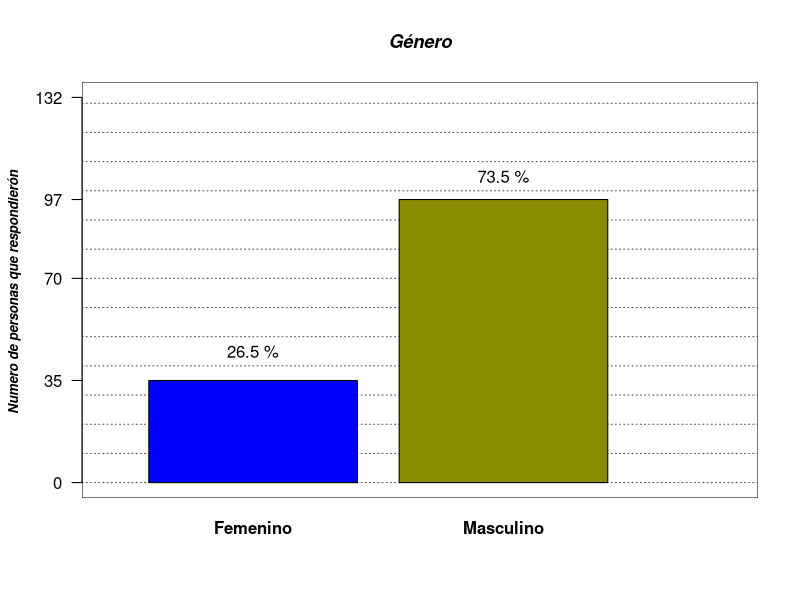
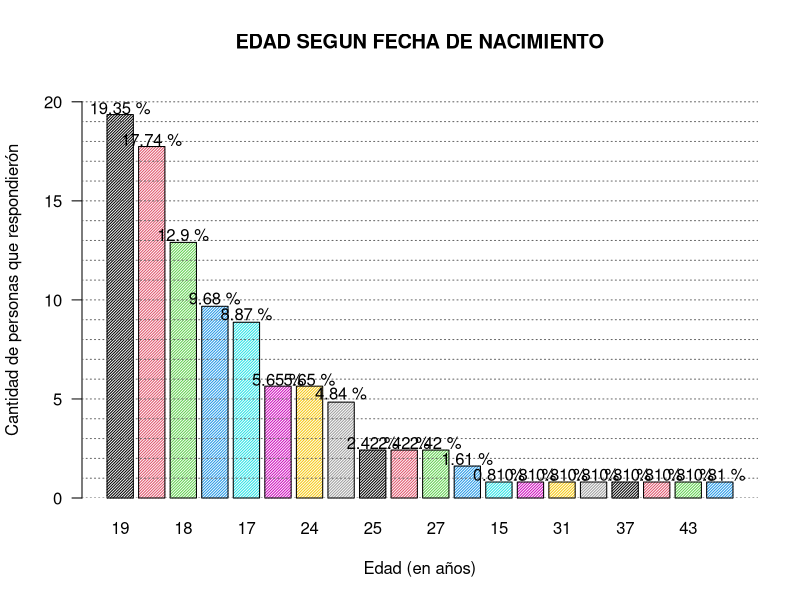
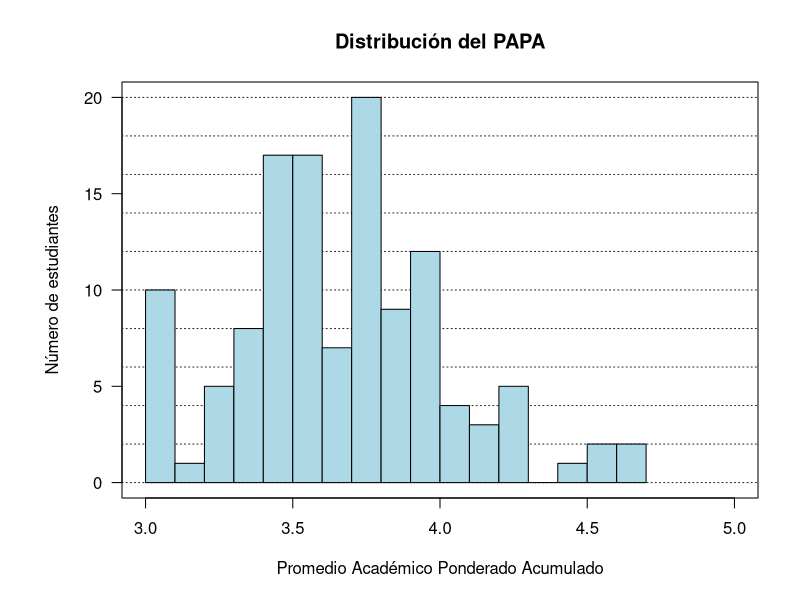
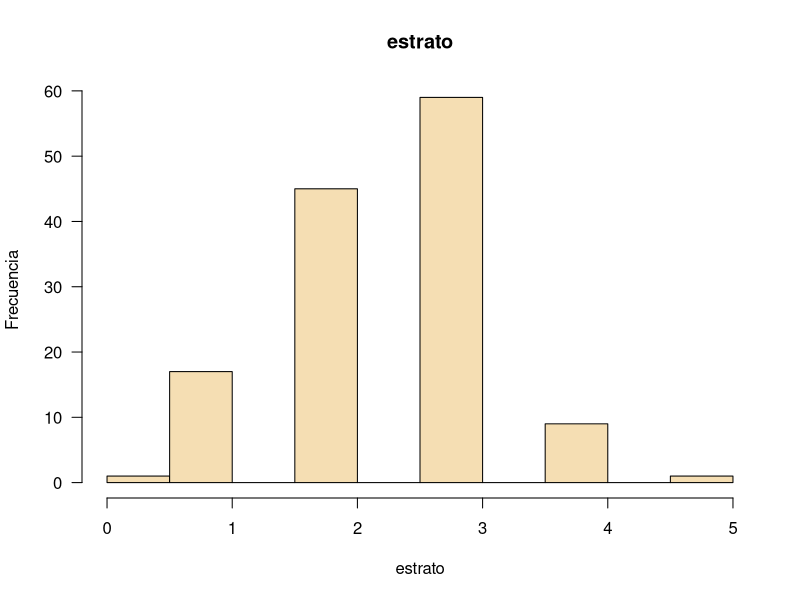
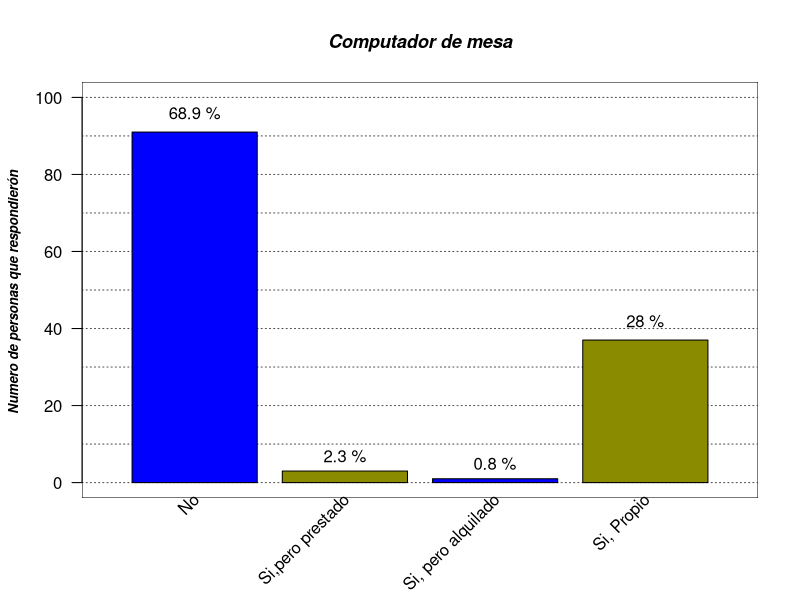
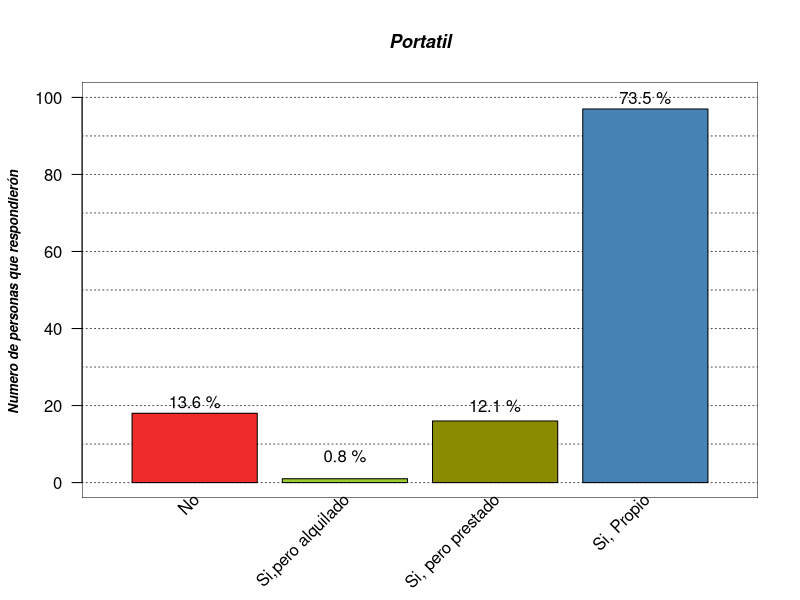
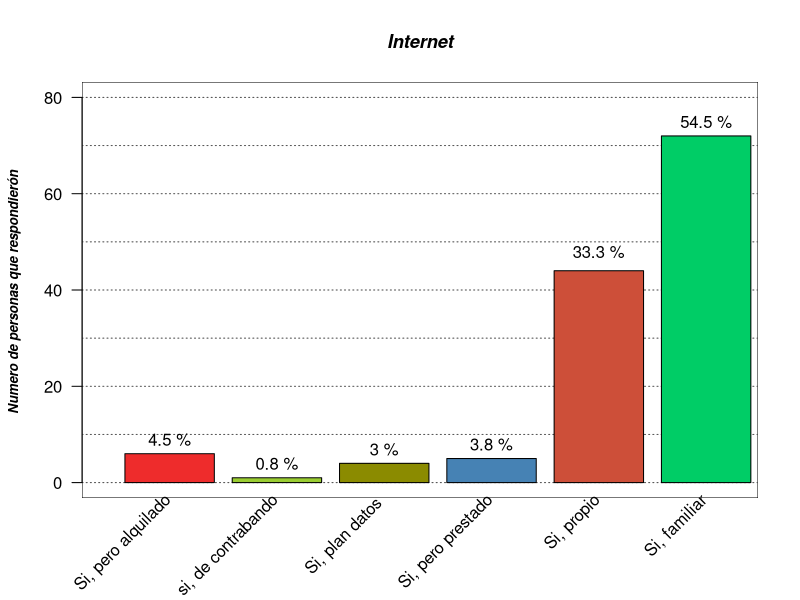
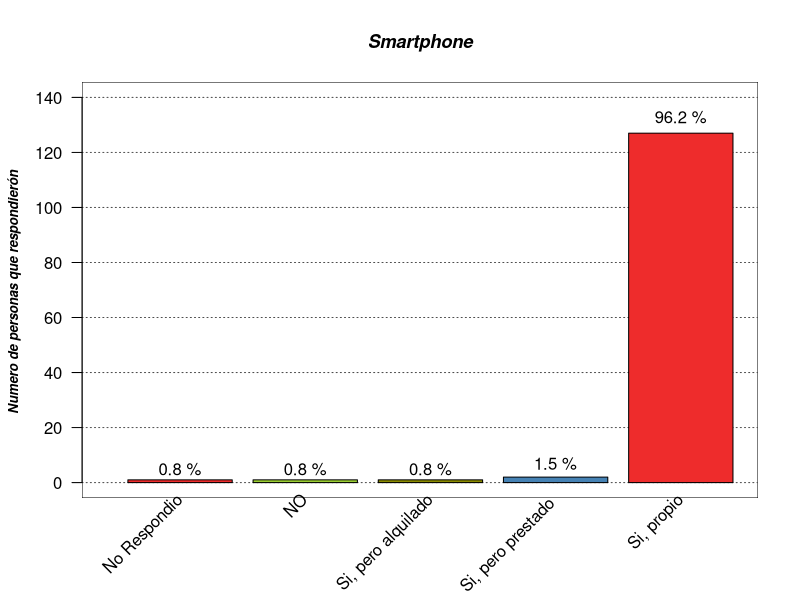

Here is the R script that generated these plots, in order: (Note: this script raises an error after producing the figures.)
## ---- chunk 1
knitr::opts_chunk$set(echo = FALSE,
                      message = FALSE,
                      warning = FALSE)
## ---- chunk 2
library(knitr)
library(ggplot2)
encuesta <- read.csv2("Encuesta_habitos_dep.csv", 
                       encoding = "UTF-8",
                      header = TRUE,
                       dec = ".")
## ---- chunk 3
genero <- table(encuesta$genero)
kable(genero,col.names = c("Genero","Cantidad de Respuestas"))
## ---- chunk 4
parametros_anterior <- par(no.readonly = TRUE)
#grafica de variable genero

par(bg="white")
plot(seq(0,3, length.out = 132), seq(0,132, length.out = 132), type="n",
     main   = "Género",
     
     font.main = 4,
     font.lab  = 4,
     cex.main  = 1.1,
     cex.lab   = 0.8,
     cex.sub   = 0.8,
     axes      = FALSE,
     xlab      = " ",
     ylab      = "Numero de personas que respondierón ",
     
     )

rect(par("usr")[1],par("usr")[3],par("usr")[2],par("usr")[4],col="white")

abline(h   = seq(0,132,10), 
       col = rep("grey30",17), 
       lty = 3,
       
       )

#mostramos con barplot la tabla1
grafica_genero <- barplot(genero,
                col       = c("blue", "yellow4"),
                font.axis = 2,
                axes      = FALSE,
                add       = TRUE
                )
axis(2, at = c(0,35,70,97,132),las = 1)

text(grafica_genero,
     c(45,105),
     labels = paste(round((genero/sum(genero)*100),1),"%")
     )

par(parametros_anterior)
## ---- chunk 5
kable(table(encuesta$edad),col.names = c("Edad","Número de Respuestas"))
## ---- chunk 6
a1 <-table(encuesta$edad)
## ---- chunk 7
b1 <-a1/sum(a1) * 100
## ---- chunk 8
parametros_anterior <- par(no.readonly = TRUE)
colores <-c("#0c67da")
b1<- b1[order(b1, decreasing=TRUE)]
ht <- barplot(b1, 
        las = 1, 
        space = 0.2,
        main = "EDAD SEGUN FECHA DE NACIMIENTO",
        density = 50,
        ylab = "Cantidad de personas que respondierón",
        xlab = "Edad (en años)",
        ylim = c(0,21),
         col = 1:dim(b1))
abline(h = seq(0, 20,1 ), col= rep("grey40",8), lty = 3)
text(ht, c (19.70, 18.1, 13.3, 10.1, 9.3,6,6,5.3,2.8,2.8,2.8,2,1.2,1.2,1.2,1.2,1.2,1.2,1.2,1.2) , labels = paste(round(b1,2),"%"))

par(parametros_anterior)

## ---- chunk 9
kable(table(encuesta$PAPA),col.names = c("PAPA","Frecuencia"))
## ---- chunk 10
param_ant <- par(no.readonly = TRUE)
par(mar = param_ant$mar + c(0, 2, 0, 0))
plot(c(3, 5), c(0, 20), type = "n", xlab = "", ylab = "",
     las = 1)
title(main = "Distribución del PAPA",
     xlab = "Promedio Académico Ponderado Acumulado",
     ylab = "Número de estudiantes")
abline(h = seq(0, 20, 2), col = "gray15", lty = 9)
hist(encuesta$PAPA, nclass = 20,
     col = "lightblue",
     add = TRUE)
par(param_ant)
## ---- chunk 11
papa <- as.numeric(encuesta$PAPA_depurado)
tabla_papa <- sort(table(papa), decreasing = TRUE)
j <- cbind(papa)
k <- summary(papa)
k

## ---- chunk 12
estrato_tabla <- table(encuesta$estrato_depurado)
kable(estrato_tabla,col.names = c("Estrato","Respuestas"))
## ---- chunk 13
estrato <- as.numeric(encuesta$estrato_depurado)
tabla_estrato <- sort(table(estrato), decreasing = TRUE)
parametros_anterior <- par(no.readonly = TRUE)



par(bg = "white")

hist(estrato, main = "estrato",
     xlab = "estrato", ylab = "Frecuencia",
     border = "black",
     col = "wheat",
     las =1,
     xlim = c(0,5))

par(parametros_anterior)

## ---- chunk 14
j <- cbind(estrato)
k <- summary(estrato)
k
## ---- chunk 15
computador_Mesa <- table(encuesta$computador_mesa)
kable(computador_Mesa,col.names = c("Repuesta","Cantidad de Respuestas"))
## ---- chunk 16
parametros_anterior <- par(no.readonly = TRUE)

par(bg="white")

plot(seq(0,10, length.out = 60), seq(0,6, length.out = 60), type="n",
     main   = "Computador de mesa",
     
     font.main = 4,
     font.lab  = 4,
     cex.main  = 1.1,
     cex.lab   = 0.8,
     cex.sub   = 0.8,
     axes      = FALSE,
     xlab      = " ",
     ylab      = "Numero de personas que respondierón ",
     xlim = c(0,5),
     ylim = c(0,100)
     )

rect(par("usr")[1],par("usr")[3],par("usr")[2],par("usr")[4],col="white")

abline(h   = seq(0,100,10), 
       col = rep("grey30",17), 
       lty = 3,
       
       )

Barras_computador <- barplot(computador_Mesa,
                col       = c("blue", "yellow4"),
                font.axis = 2,
                axes      = FALSE,
                add       = TRUE,
                xlim = c(0,5),
                names.arg = ""
                )
axis(2, at = c(),las = 1)

text(Barras_computador,
     c(96,7,5,42),
     labels = paste(round((computador_Mesa/sum(computador_Mesa)*100),1),"%")
     )

text(Barras_computador+0.1,
     par("usr")[3],0.4,
     labels = c("No","Si,pero prestado","Si, pero alquilado","Si, Propio"),
     srt = 45,
     pos = 2,
     xpd = TRUE)

par(parametros_anterior)
## ---- chunk 17
Portatil <- table(encuesta$portatil)
## ---- chunk 18
kable(Portatil,col.names = c("Respuesta","Cantidad de respuestas"))
## ---- chunk 19
parametros_anterior <- par(no.readonly = TRUE)
#Grafica variable portatil

par(bg = "white")
plot(seq(0,10, length.out = 60), seq(0,6, length.out = 60), type="n",
     main   = "Portatil",
     
     font.main = 4,
     font.lab  = 4,
     cex.main  = 1.1,
     cex.lab   = 0.8,
     cex.sub   = 0.8,
     axes      = FALSE,
     xlab      = " ",
     ylab      = "Numero de personas que respondierón ",
     xlim = c(0,5),
     ylim = c(0,100)
     )

rect(par("usr")[1],par("usr")[3],par("usr")[2],par("usr")[4],col="white")

abline(h   = seq(0,100,10), 
       col = rep("grey30",17), 
       lty = 3,
       
       )


Barras_Portatil <- barplot(Portatil,
                           col       = c("firebrick2", "olivedrab3", "yellow4", "steelblue"),
                font.axis = 2,
                axes      = FALSE,
                add       = TRUE,
                xlim = c(0,5),
                names.arg = ""
                )
axis(2, at = c(),las = 1)

text(Barras_Portatil,
     c(21,7,20,100),
     labels = paste(round((Portatil/sum(Portatil)*100),1),"%")
     )

text(Barras_Portatil+0.1,
     par("usr")[3],0.4,
     labels = c("No","Si,pero alquilado","Si, pero prestado","Si, Propio"),
     srt = 45,
     pos = 2,
     xpd = TRUE)

par(parametros_anterior)

## ---- chunk 20
internet <- table(encuesta$internet)
## ---- chunk 21
kable(internet,col.names = c("Respuestas","Cantidad de respuestas"))
## ---- chunk 22
parametros_anterior <- par(no.readonly = TRUE)
#Grafica variable internet

par(bg = "white")
plot(seq(0,10, length.out = 60), seq(0,6, length.out = 60), type="n",
     main   = "Internet",
     
     font.main = 4,
     font.lab  = 4,
     cex.main  = 1.1,
     cex.lab   = 0.8,
     cex.sub   = 0.8,
     axes      = FALSE,
     xlab      = " ",
     ylab      = "Numero de personas que respondierón ",
     xlim = c(0,7),
     ylim = c(0,80)
     )

rect(par("usr")[1],par("usr")[3],par("usr")[2],par("usr")[4],col="white")

abline(h   = seq(0,100,10), 
       col = rep("grey30",17), 
       lty = 3,
       
       )


Barras_internet <- barplot(internet,
                           col       = c("firebrick2", "olivedrab3", "yellow4", "steelblue", "tomato3", "springgreen3"),
                font.axis = 2,
                axes      = FALSE,
                add       = TRUE,
                xlim = c(0,5),
                names.arg = ""
                )
axis(2, at = c(),las = 1)

text(Barras_internet,
     c(9, 4, 7, 8, 48, 75),
     labels = paste(round((internet/sum(internet)*100),1),"%")
     )

text(Barras_internet+0.1,
     par("usr")[3],0.4,
     labels = c("Si, pero alquilado", "si, de contrabando","Si, plan datos ","Si, pero prestado", "Si, propio", "Si, familiar"),
     srt = 45,
     pos = 2,
     xpd = TRUE)

par(parametros_anterior)

## ---- chunk 23
Smartphone <- table(encuesta$smartphone)
## ---- chunk 24
kable(Smartphone,col.names = c("Repsuesta","cantidad de respuestas"))
## ---- chunk 25
parametros_anterior <- par(no.readonly = TRUE)
#Grafica variable Smartphone

par(bg = "white")
plot(seq(0,10, length.out = 60), seq(0,6, length.out = 60), type="n",
     main   = "Smartphone",
     
     font.main = 4,
     font.lab  = 4,
     cex.main  = 1.1,
     cex.lab   = 0.8,
     cex.sub   = 0.8,
     axes      = FALSE,
     xlab      = " ",
     ylab      = "Numero de personas que respondierón ",
     xlim = c(0,6),
     ylim = c(0,140)
     )

rect(par("usr")[1],par("usr")[3],par("usr")[2],par("usr")[4],col="white")

abline(h   = seq(0,140,20), 
       col = rep("grey30",17), 
       lty = 3,
       
       )


Barras_smartphone <- barplot(Smartphone,
                           col       = c("firebrick2", "olivedrab3", "yellow4", "steelblue"),
                font.axis = 2,
                axes      = FALSE,
                add       = TRUE,
                xlim = c(0,5),
                names.arg = ""
                )
axis(2, at = c(),las = 1)

text(Barras_smartphone,
     c(5, 5, 5, 7, 133),
     labels = paste(round((Smartphone/sum(Smartphone)*100),1),"%")
     )

text(Barras_smartphone+0.1,
     par("usr")[3],0.4,
     labels = c("No Respondio", "NO", "Si, pero alquilado", "Si, pero prestado ","Si, propio"),
     srt = 45,
     pos = 2,
     xpd = TRUE)
par(parametros_anterior)

## ---- chunk 26
Estado_gov <- table(encuesta$estad_gov)
## ---- chunk 27
kable(Estado_gov,col.names = c("Respuesta","Número de Respuestas"))
## ---- chunk 28
parametros_anterior <- par(no.readonly = TRUE)
#Grafica variable Estado gov

par(bg = "white")
plot(seq(0,10, length.out = 60), seq(0,6, length.out = 60), type="n",
     main   = "Estado Gov",
     
     font.main = 4,
     font.lab  = 4,
     cex.main  = 1.1,
     cex.lab   = 0.8,
     cex.sub   = 0.8,
     axes      = FALSE,
     xlab      = " ",
     ylab      = "Numero de personas que respondierón ",
     xlim = c(0,4),
     ylim = c(0,100)
     )

rect(par("usr")[1],par("usr")[3],par("usr")[2],par("usr")[4],col="white")

abline(h   = seq(0,100,10), 
       col = rep("grey30",17), 
       lty = 3,
       
       )

Barras_Estado <- barplot(Estado_gov,
                           col = c("olivedrab3", "yellow4"),
                font.axis = 2,
                axes      = FALSE,
                add       = TRUE,
                xlim = c(0,5),
                names.arg = ""
                )
axis(2, at = c(),las = 1)

text(Barras_Estado,
     c(5, 5),
     labels = paste(round((Estado_gov/sum(Estado_gov)*100),1),"%")
     )

text(Barras_Estado+0.1,
     par("usr")[3],0.4,
     labels = c("No", "No respindio", "si"),
     srt = 45,
     pos = 2,
     xpd = TRUE)

par(parametros_anterior)

## ---- chunk 29
Origen_depurado <- with(encuesta, c(Origen1, Origen2, Origen3))
origen <- sort(table(Origen_depurado), decreasing = TRUE)
## ---- chunk 30
kable(origen,col.names = c("Origen","Respuestas"))
## ---- chunk 31
#Grafica variable Origen covid 19

parametros_anterior <- par(no.readonly = TRUE)

par(bg = "white")
plot(seq(0,10, length.out = 60), seq(0,6, length.out = 60), type="n",
     main   = "Origen covid 19",
     
     font.main = 4,
     font.lab  = 4,
     cex.main  = 1.1,
     cex.lab   = 0.8,
     cex.sub   = 0.8,
     axes      = FALSE,
     xlab      = " ",
     ylab      = "Numero de personas que respondierón ",
     xlim = c(0,6),
     ylim = c(0,80)
     )

rect(par("usr")[1],par("usr")[3],par("usr")[2],par("usr")[4],col="white")

abline(h   = seq(0,80,10), 
       col = rep("grey30",17), 
       lty = 3
       )

Barras_origen <- barplot(origen,
                           col = c("turquoise2", "violet", "lawngreen", "lightpink1", "orange"),
                font.axis = 2,
                axes      = FALSE,
                add       = TRUE,
                xlim = c(0,5),
                names.arg = ""
                )
axis(2, at = c(),las = 1)

text(Barras_origen,
     c(77, 50, 18, 11, 6),
     labels = paste(round((origen/sum(origen)*100),1),"%")
     )

text(Barras_origen+0.1,
     par("usr")[3],0.4,
     labels = "",
     srt = 45,
     pos = 2,
     xpd = TRUE)

legend(Barras_origen[2, 1] +1 , 80, legend = c("Fue un resultado de pasar el virus 
de animales a los humanos ",
" Fue fabricado en un laboratorio ", 
"No respondio",
"Es una conspiración",
"No es real, es un pretexto de
los gobiernos del mundo"),
       col = c("turquoise2", "violet", "lawngreen", "lightpink1", "orange"),
       pch = 17)

par(parametros_anterior)
## ---- chunk 32
kable(tabla,col.names = c("Habito","Número de respuestas"))
## ---- chunk 33
combinar<- with(encuesta, c(habito_1,habito_2,habito_3,habito_4
                          ,habito_5,habito_6,habito_7,habito_8,habito_9
                          ,habito_10,habito_11,habito_12,habito_13,habito_14
                          ,habito_15,habito_16,habito_17))

tabla <- sort(table(combinar))
par(mar=c(4,23.9,1,1))
graficaber <-barplot(tabla, las = 2, cex.names = 0.7,cex.axis = 1,horiz = TRUE,xlim = c(0,130),
                     col = c("cyan","darkred","blue","yellow","violet","tomato"))

text(c(25,34,35,44,50,55,55,60,60,68,68,70,78,80,85,85,91,93,105,108,113)+1,graficaber,
     labels = paste(round(tabla/sum(tabla)*100,2),"%")
     )


## ---- chunk 34
tabla9<- sort(table(encuesta$aleatorio))
kable(tabla9,col.names = c("Valor Aleatorio","Frecuencia"))
## ---- chunk 35
grafica9<-barplot(tabla9,las=2,col = c("cyan","darkred","blue","yellow","violet","tomato"),ylim = c(0,40))

text(grafica9,
     c(3,8,10,10,11,12,12,15,16,21,36),
     labels = paste(round((tabla9/sum(tabla9)*100),1),"%")
     )
## ---- chunk 36
ggplot(encuesta, aes(PAPA, genero,col = genero)) +
  geom_point(size = 2) +
  geom_smooth(se = FALSE)
## ---- chunk 37
ggplot(encuesta ,aes(x=edad,y=PAPA,col=PAPA))+
  geom_point(size = 2)+theme(axis.text.x = element_text(angle = 90, hjust = 1))

## ---- chunk 38
ggplot(encuesta, aes(PAPA, Carrera_depurada,col = Carrera_depurada)) +
  geom_point(size = 2) +
  geom_smooth(se = FALSE)
## ---- chunk 39
ggplot(encuesta, aes(PAPA, estrato,col = PAPA)) +
  geom_point(size = 2) +
  geom_smooth(se = FALSE)
## ---- chunk 40
Computador_mesa1 <- tapply(encuesta$PAPA_depurado, encuesta$computador_mesa, mean, na.rm = TRUE)
## ---- chunk 41
parametros_anterior <- par(no.readonly = TRUE)

par(mar = parametros_anterior$mar + c(16, 10, 0, 0),
    las = 2,
    xaxt = "n",
    yaxt = "n")

with(encuesta, boxplot(PAPA_depurado ~ computador_mesa,
                       xlab = "",
                       notch = TRUE,
                       varwidth = TRUE,
                       col = c("red", "green", "yellow", "orange")))
     

title(main = "PAPA con computador de mesa ")

text(1:length(Computador_mesa1),
     par("usr")[3] - 0.2,
     labels = names(Computador_mesa1),
     srt = 45,
     pos = 2,
     xpd = TRUE)

text(par("usr")[1] - 0.4,
     seq(3, max(encuesta$PAPA_depurado, na.rm = TRUE), 
         0.2),
     labels = formatC(seq(3, max(encuesta$PAPA_depurado, na.rm = TRUE), 0.2),
                      digits = 1,
                      width = 3,
                      format = "f",
                      flag = "0"),
     xpd = TRUE)

axis(side = 2, 
     at = seq(3, max(encuesta$PAPA_depurado, na.rm = TRUE), 0.2))

mtext("computador de mesa", 
      las = 1, 
      side = 1, line = 8)
abline(h = mean(encuesta$PAPA_depurado, na.rm = TRUE),
       col = "blue")

par(parametros_anterior)
## ---- chunk 42
portatil1 <- tapply(encuesta$PAPA_depurado, encuesta$portatil, mean, na.rm = TRUE)
## ---- chunk 43
parametros_anterior <- par(no.readonly = TRUE)

par(mar = parametros_anterior$mar + c(16, 10, 0, 0),
    las = 2,
    xaxt = "n",
    yaxt = "n")

with(encuesta, boxplot(PAPA_depurado ~ portatil,
                       xlab = "",
                       notch = TRUE,
                       varwidth = TRUE,
                       col = c("red", "green", "yellow", "orange")))
     

title(main = "PAPA con la variable Portatil")

text(1:length(portatil1),
     par("usr")[3] - 0.2,
     labels = names(portatil1),
     srt = 45,
     pos = 2,
     xpd = TRUE)

text(par("usr")[1] - 0.4,
     seq(3, max(encuesta$PAPA_depurado, na.rm = TRUE), 
         0.2),
     labels = formatC(seq(3, max(encuesta$PAPA_depurado, na.rm = TRUE), 0.2),
                      digits = 1,
                      width = 3,
                      format = "f",
                      flag = "0"),
     xpd = TRUE)

axis(side = 2, 
     at = seq(3, max(encuesta$PAPA_depurado, na.rm = TRUE), 0.2))

mtext("portatil", 
      las = 1, 
      side = 1, line = 8)
abline(h = mean(encuesta$PAPA_depurado, na.rm = TRUE),
       col = "blue")

par(parametros_anterior)
## ---- chunk 44
Internet1 <- tapply(encuesta$PAPA_depurado, encuesta$internet, mean, na.rm = TRUE)
## ---- chunk 45
parametros_anterior <- par(no.readonly = TRUE)

par(mar = parametros_anterior$mar + c(16, 10, 0, 0),
    las = 2,
    xaxt = "n",
    yaxt = "n")

with(encuesta, boxplot(PAPA_depurado ~ internet,
                       xlab = "",
                       notch = TRUE,
                       varwidth = TRUE,
                       col = c("red", "green", "yellow", "orange")))
     

title(main = "PAPA con la variable internet")

text(1:length(Internet1),
     par("usr")[3] - 0.2,
     labels = names(Internet1),
     srt = 45,
     pos = 2,
     xpd = TRUE)

text(par("usr")[1] - 0.4,
     seq(3, max(encuesta$PAPA_depurado, na.rm = TRUE), 
         0.2),
     labels = formatC(seq(3, max(encuesta$PAPA_depurado, na.rm = TRUE), 0.2),
                      digits = 1,
                      width = 3,
                      format = "f",
                      flag = "0"),
     xpd = TRUE)

axis(side = 2, 
     at = seq(3, max(encuesta$PAPA_depurado, na.rm = TRUE), 0.2))

mtext("INTERNET", 
      las = 1, 
      side = 1, line = 8)
abline(h = mean(encuesta$PAPA_depurado, na.rm = TRUE),
       col = "blue")

par(parametros_anterior)
## ---- chunk 46
smartphone1 <- tapply(encuesta$PAPA_depurado, encuesta$smartphone, mean, na.rm = TRUE)
## ---- chunk 47
parametros_anterior <- par(no.readonly = TRUE)

par(mar = parametros_anterior$mar + c(16, 10, 0, 0),
    las = 2,
    xaxt = "n",
    yaxt = "n")

with(encuesta, boxplot(PAPA_depurado ~ smartphone,
                       xlab = "",
                       notch = TRUE,
                       varwidth = TRUE,
                       col = c("red", "green", "yellow", "orange")))
     

title(main = "PAPA la variable smartphone ")

text(1:length(smartphone1),
     par("usr")[3] - 0.2,
     labels = names(smartphone1),
     srt = 45,
     pos = 2,
     xpd = TRUE)

text(par("usr")[1] - 0.4,
     seq(3, max(encuesta$PAPA_depurado, na.rm = TRUE), 
         0.2),
     labels = formatC(seq(3, max(encuesta$PAPA_depurado, na.rm = TRUE), 0.2),
                      digits = 1,
                      width = 3,
                      format = "f",
                      flag = "0"),
     xpd = TRUE)

axis(side = 2, 
     at = seq(3, max(encuesta$PAPA_depurado, na.rm = TRUE), 0.2))

mtext("smartphone", 
      las = 1, 
      side = 1, line = 8)
abline(h = mean(encuesta$PAPA_depurado, na.rm = TRUE),
       col = "blue")

par(parametros_anterior)
